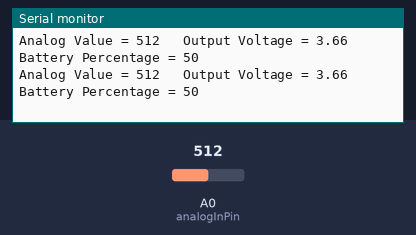
A sketch run on a simulated ESP8266 (NodeMCU). Shown: the last lines printed to the serial monitor. The inputs (shaded band) are chosen by the test bench; at power-on: A0 (analogInPin) = 512. WiFi joins after 1.5 s; servers stay silent unless stated.

Above: at 2.7 s.
2.8 s: A0 (analogInPin) set to 716
At 3.9 s:
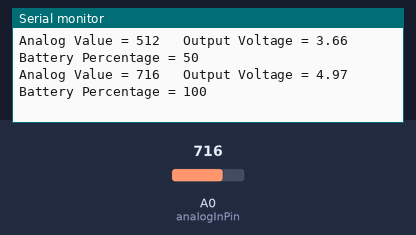
4.3 s: A0 (analogInPin) set to 900
At 4.9 s:
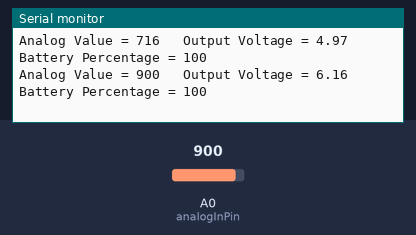
Timing chart, 0 to 7.3 s (numbered marks = the images above; inputs shaded):
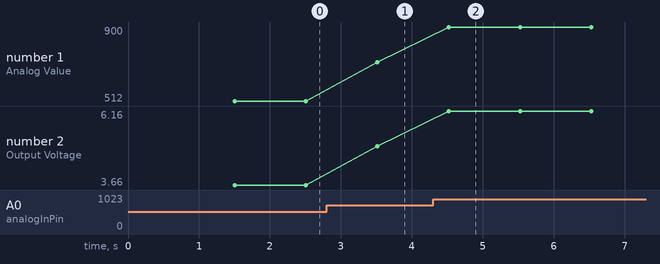

The sketch:

sketch_mar14a.ino
```cpp
#include <ArduinoIoTCloud.h>
#include <Arduino_ConnectionHandler.h>
#include <ESP8266WiFi.h>

const char DEVICE_LOGIN_NAME[] = "051f9efa-7e1f-4698-bbba-1249bd182cd4";
const char SSID[] = "My_esp8622";  // Corrected SSID for ESP8266
const char PASS[] = "Rash@2002";
const char DEVICE_KEY[] = "eRuCM?t5CjM8veV?yHq6HQ4V#";

float voltage;
int bat_percentage;

void initProperties() {
  ArduinoCloud.setBoardId(DEVICE_LOGIN_NAME);
  ArduinoCloud.setSecretDeviceKey(DEVICE_KEY);
  ArduinoCloud.addProperty(voltage, READ, ON_CHANGE, NULL);
  ArduinoCloud.addProperty(bat_percentage, READ, ON_CHANGE, NULL);
}

WiFiConnectionHandler ArduinoIoTPreferredConnection(SSID, PASS);

int analogInPin = A0;
int sensorValue;
float calibration = 0.36;

void setup() {
  Serial.begin(9600);
  delay(1500);

  initProperties();

  ArduinoCloud.begin(ArduinoIoTPreferredConnection);

  setDebugMessageLevel(2);
  ArduinoCloud.printDebugInfo();
}

void loop() {
  ArduinoCloud.update();
  sensorValue = analogRead(analogInPin);
  voltage = (((sensorValue * 3.3) / 1024) * 2 + calibration);

  // Map voltage to percentage (assuming battery voltage ranges from 2.8V to 4.2V)
  bat_percentage = map(voltage, 2.8, 4.2, 0, 100);
  // Ensure battery percentage stays within bounds
  bat_percentage = constrain(bat_percentage, 0, 100);
  Serial.begin(9600);
  Serial.print("Analog Value = ");
  Serial.print(sensorValue);
  Serial.print("\t Output Voltage = ");
  Serial.print(voltage);
  Serial.print("\t Battery Percentage = ");
  Serial.println(bat_percentage);

  delay(1000);  // Consider using a non-blocking delay method
}
```

Measured:
- after the input at 2.8 s, the serial monitor: prints a new line after 0.71 s (image 1)
- after the input at 4.3 s, the serial monitor: prints a new line after 0.22 s (image 2)
- plotted number 1: 512 → 716 after the input at 2.8 s, 716 → 900 after the input at 4.3 s
- plotted number 2: 3.66 → 4.97 after the input at 2.8 s, 4.97 → 6.16 after the input at 4.3 s
